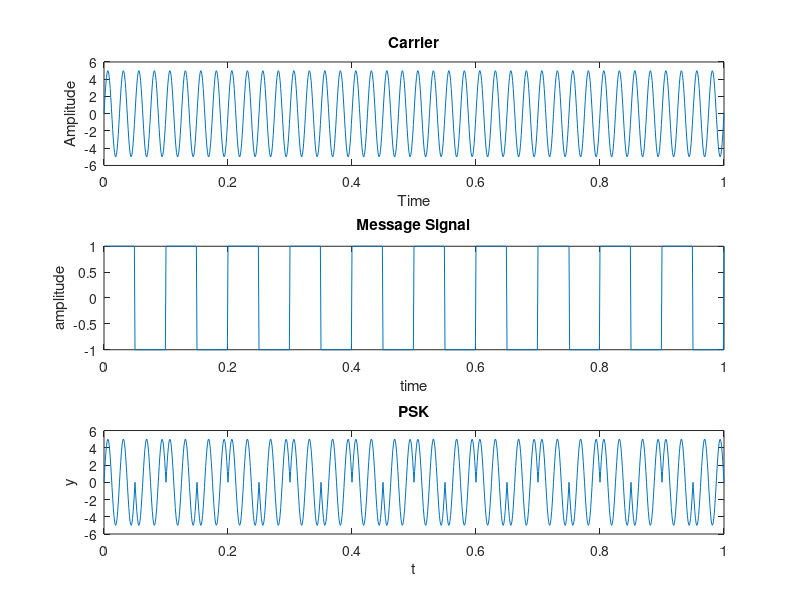

Write MATLAB code to recreate this figure.
clc;
clear all;
t=0:.001:1; 
fc=40;
fm=10;
amp=5;
c=amp.*sin(2*pi*fc*t);
m=square(2*pi*fm*t);
x=c.*m;
subplot(3,1,1) 
plot(t,c)
xlabel('Time')
ylabel('Amplitude')
title('Carrier')
subplot(3,1,2)
plot(t,m)
xlabel('time')
ylabel('amplitude')
title('Message Signal')
subplot(3,1,3) 
plot(t,x)
xlabel('t')
ylabel('y')
title('PSK')